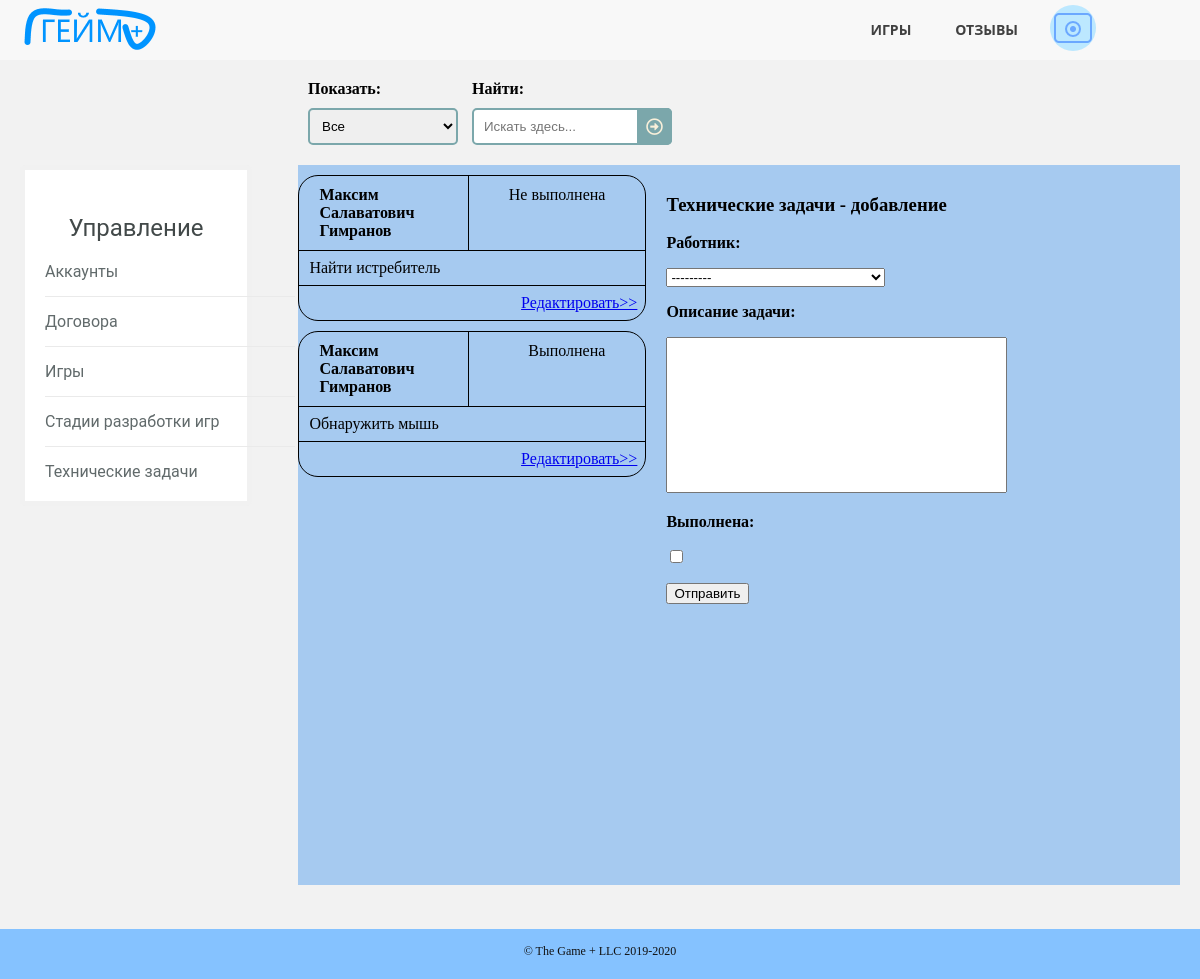
/alltasks.html (signed in), run on an earlier commit of the app's database.
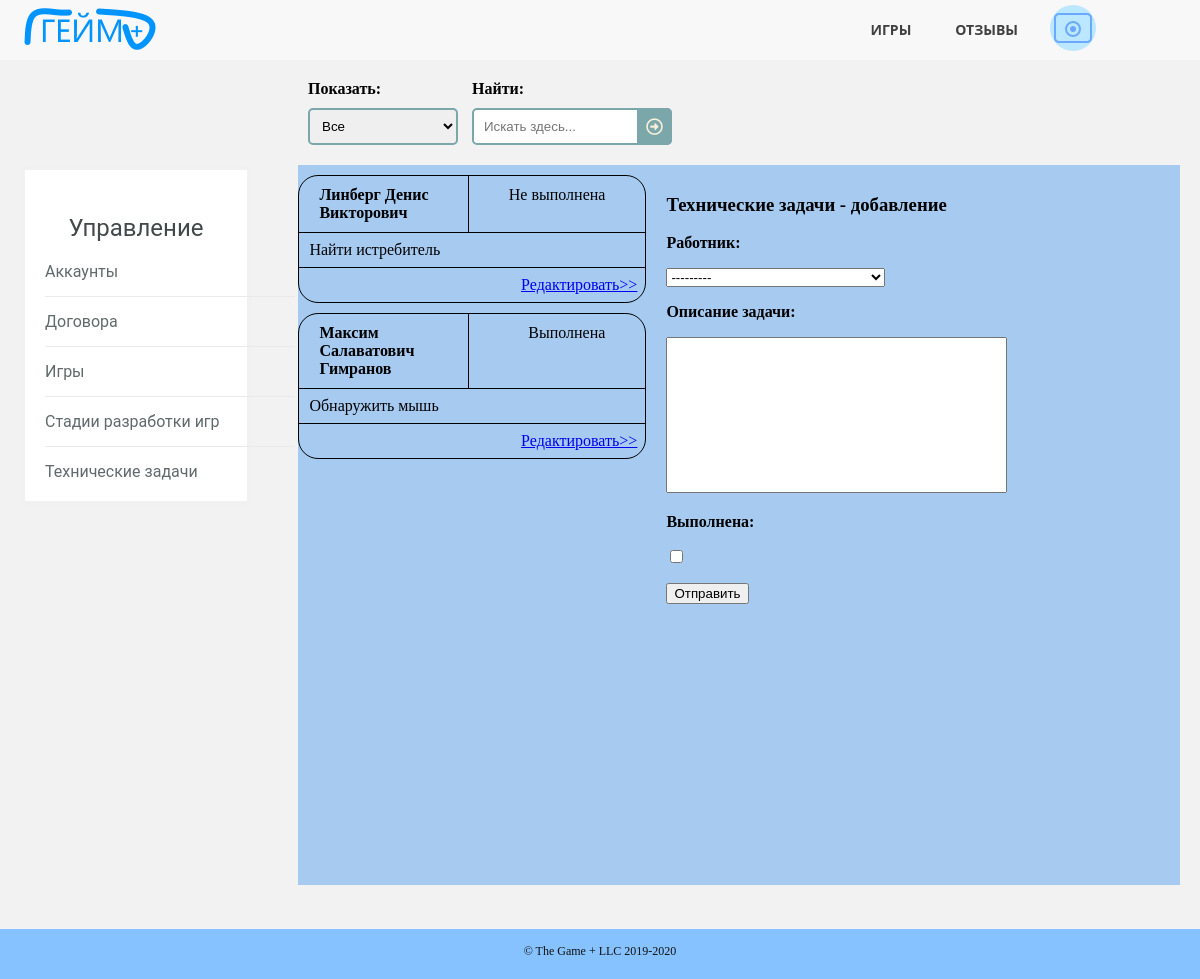
And on a later commit of the database.
### gameplusapp/models.py (models this page shows)
class TechnicalTask(models.Model):
    description = models.TextField(default=' ')
    complete = models.BooleanField(default=False)
    employee_id = models.ForeignKey(Employee, on_delete=models.CASCADE)
    class Meta:
        ordering = ["employee_id"]

class Employee(models.Model):
    MY_CHOICES = (
        ('a', 'Админ'),
        ('m', 'Мастер'),
        ('c', 'Клиент')
    )
    full_name = models.CharField(max_length=50)
    phone = models.CharField(max_length=11)
    access_level = models.CharField(max_length=1, choices=MY_CHOICES)
    email = models.CharField(max_length=30)
    login = models.CharField(max_length=30, unique=True)
    password = models.CharField(max_length=30)
    reg_date = models.DateTimeField(default=timezone.now())
    avatar = models.ImageField(upload_to="static/images/users", null=True, blank=True)
    class Meta:
        ordering = ["-reg_date"]
    def __str__(self):
        return self.full_name

### gameplusapp/views.py (the view, shortened to what this page needs)
# urls.py: path('alltasks.html', AllTasksPage.as_view()),
class AllTasksPage(View):
    def get(self, request):
        new = False
        g_tasks = get_tasks()
        if "id_user" not in request.session:
            return HttpResponseRedirect('login.html')
        elif Employee.objects.get(id=request.session["id_user"]).access_level == 'c':
            return HttpResponseRedirect('contracts.html')
        elif Employee.objects.get(id=request.session["id_user"]).access_level == 'a':
            new = True
        else:
            g_tasks = g_tasks.filter(employee_id=Employee.objects.get(id=request.session["id_user"]))
        mod = "добавление"
        form = TasksForm()
        form.fields['employee_id'].queryset = (Employee.objects.filter(access_level='m'))
        filtred = TasksFilterForm(request.GET)
        if filtred.is_valid():
            if filtred.cleaned_data["search"]:
                g_tasks = g_tasks.filter(description__iregex=filtred.cleaned_data["search"])
            if filtred.cleaned_data["watching"]:
                if filtred.cleaned_data["watching"] == "a":
                    g_tasks = g_tasks.filter(complete=True)
                elif filtred.cleaned_data["watching"] == "b":
                    g_tasks = g_tasks.filter(complete=False)
        context = {
            'g_tasks': g_tasks,
            'filtred': filtred,
            'form': form,
            'mod': mod,
            'new': new
        }
        return render(request, 'alltasks.html', context=context)

### gameplusapp/forms.py
class TasksFilterForm(forms.Form):
    watching = forms.ChoiceField(required=False, widget=forms.Select(attrs={
        'class': 'sortsel'
    }), choices=[
        ["", "Все"],
        ["a", "Выполненные"],
        ["b", "Невыполненные"]
    ])
    search = forms.CharField(label="Найти:", required=False, widget=forms.TextInput(attrs={
        'placeholder': 'Искать здесь...'
    }))

class TasksForm(forms.ModelForm):
    class Meta:
        model = TechnicalTask
        fields = ['employee_id', 'description', 'complete']
        widgets = {
            "description": forms.Textarea(attrs={
                'placeholder': 'Описание'
            })
        }

### gameplusapp/function.py (called while the page is built)
def get_tasks():
    tasks = TechnicalTask.objects.all()
    return tasks

### gameplusapp/templates/alltasks.html (shortened to what this page needs)
<!DOCTYPE HTML>
<html>
	<head>
		<link rel="stylesheet" href="../static/css/pattern.css" />
		<link rel="stylesheet" href="../static/css/control.css" />
		<link rel="stylesheet" href="../static/css/alltasks.css" />
	</head>
	<body>
		<header>
		  <nav>
		      <a href="/" class="logo"><img src="../static/images/logo.png" alt="логотип"></a>
			  <ul class="topmenu">
				<li><a href="/games.html">Игры</a></li>
				<li><a href="/reviews.html">Отзывы</a></li>
				<li><a class="submenu-link"><img src="../static/images/avatar.png" alt="аватарка"></a>
				</li>
			  </ul>
		  </nav>
		</header>
        <section class="selections">
			<div class="functions">
				<form class="searchform" method="get">
					<div class="viewblock">
						<p><strong>Показать:</strong></p>
						<p>{{ filtred.watching }}</p>
					</div>
					<div class="searchblock">
						<p><strong>Найти:</strong></p>
						<p>{{ filtred.search }}
						<button type="submit"></button></p>
					</div>
				</form>
			</div>
		</section>
		<section class="allgames">
			<div class="lists">
				<div class="sublinks">
					<div class="widget">
						<h3>Управление</h3>
						<ul>
						  	<li><a href="/control.html">Аккаунты</a></li>
						  	<li><a href="/contracts.html">Договора</a></li>
						  	<li><a href="/allgames.html">Игры</a></li>
							<li><a href="/game_states.html">Стадии разработки игр</a></li>
						  	<li><a href="/alltasks.html">Технические задачи</a></li>
						</ul>
					</div>
				</div>
                <div class="games">
					{% for task in g_tasks %}
					{% include 'task_one.html' %}
					{% endfor %}
				</div>
				{% if new and mod == "добавление" or mod == "редактирование" %}
				<div class="info">
					<div class="name">
						<h3>Технические задачи - {{ mod }}</h3>
					</div>
					<div class="description">
						<p>
							<div class="taskblock">
								<form class="taskform" method="post" enctype="multipart/form-data">
									{% if new %}
								    <p><strong>Работник:</strong></p>
								    <p>{{ form.employee_id }}</p>
									<p><strong>Описание задачи:</strong></p>
								    <p>{{ form.description }}</p>
									{% endif %}
									<p><strong>Выполнена:</strong></p>
								    <p>{{ form.complete }}</p>
								    <p><button type="submit">Отправить</button></p>
								</form>
							</div>
						</p>
					</div>
				</div>
				{% endif %}
			</div>
		</section>
	</body>
	<footer>
		<div class="copyright">
			<span>&copy; The Game + LLC 2019-2020</span>
		</div>
	</footer>
</html>

### gameplusapp/templates/task_one.html
{% block content %}
<div class="taskone">
    <div class="tasktag">
        <div class="taskname">
            <p>{{ task.employee_id }}</p>
        </div>
        <div class="taskdate">
            <p>{{ task.complete|yesno:"Выполнена,Не выполнена" }}</p>
        </div>
    </div>
    <div class="taskother">
        <div class="taskrate">
            <p>{{ task.description }}</p>
        </div>
    </div>
    <div class="taskchange">
        <div class="more">
            <a href="/alltasks.html/{{ task.id }}">Редактировать>></a>
        </div>
    </div>
</div>
{% endblock %}

What changed in the data, as far as the page shows it:
changed TechnicalTask "Не выполнена": employee_id "Максим Салаватович Гимранов" → "Линберг Денис Викторович"
